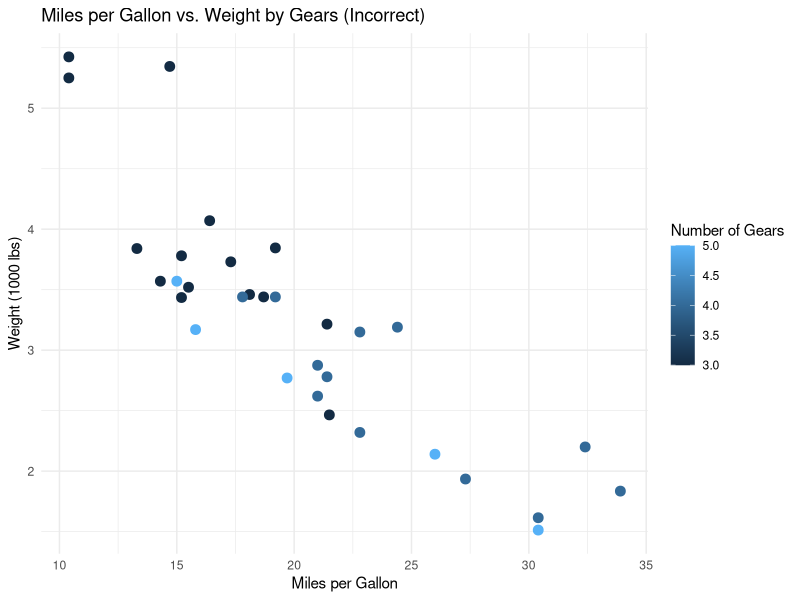
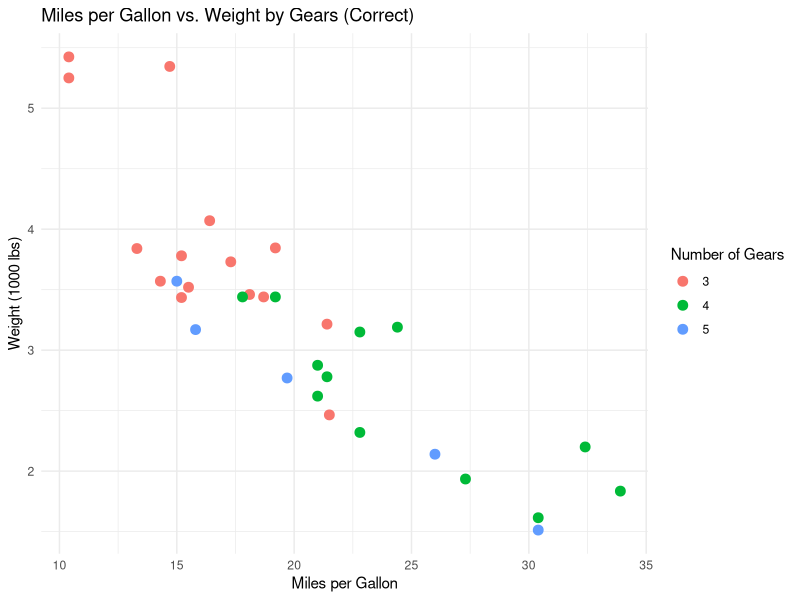

R code for these plots, in order:
## ---- chunk 1
knitr::opts_chunk$set(echo = TRUE)
library(ggplot2)
## ---- chunk 2
data(mtcars)

ggplot(mtcars, aes(x = mpg, y = wt, color = gear)) +
  geom_point(size = 3) +
  labs(
    title = "Miles per Gallon vs. Weight by Gears (Incorrect)",
    x = "Miles per Gallon",
    y = "Weight (1000 lbs)",
    color = "Number of Gears"
  ) +
  theme_minimal()
## ---- chunk 3
# Convert 'gear' to a factor
mtcars$gear_factor <- factor(mtcars$gear)

# Re-create the scatter plot with 'gear_factor' mapped to color
ggplot(mtcars, aes(x = mpg, y = wt, color = gear_factor)) +
  geom_point(size = 3) +
  labs(
    title = "Miles per Gallon vs. Weight by Gears (Correct)",
    x = "Miles per Gallon",
    y = "Weight (1000 lbs)",
    color = "Number of Gears"
  ) +
  theme_minimal()
